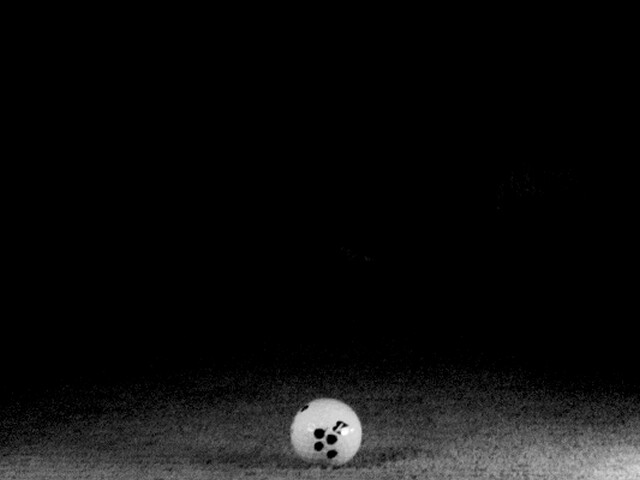
#> input picture BallSnapshotTest/BallTest1.jpg, 640 x 480 px
$ python test_smart_detection.py
#> lines starting #> are read from the running program, lines starting #| are printed output that depends on the picture; after the words box and inside, x2 and y2 are one past the last pixel; in counts of white or black regions, pixels touching at a corner belong together
#!/usr/bin/env python3
"""Test SMART ball detection with brightness filtering on the current snapshot"""

import cv2
import numpy as np

# Load the snapshot image
img_path = "BallSnapshotTest/BallTest1.jpg"
frame = cv2.imread(img_path)
#> frame is the input picture: shape (480, 640, 3); min 0, max 255, mean 13

if frame is None:
    print(f"❌ Could not load image: {img_path}")
    exit(1)

print(f"📸 Testing SMART detection on: {img_path}")
print(f"   Image size: {frame.shape[1]}x{frame.shape[0]}")
#|    Image size: 640x480

# Convert to grayscale
gray = cv2.cvtColor(frame, cv2.COLOR_BGR2GRAY)

# CLAHE preprocessing
clahe = cv2.createCLAHE(clipLimit=6.0, tileGridSize=(6, 6))
enhanced_gray = clahe.apply(gray)
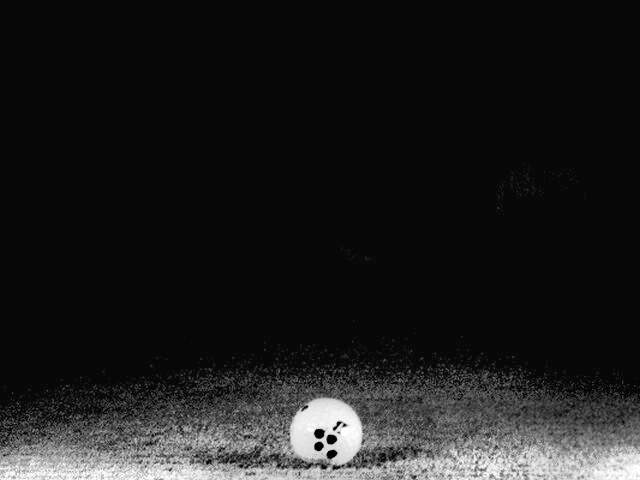
#> enhanced_gray: shape (480, 640); min 2, max 255, mean 28.5

# Brightness detection
_, bright_mask = cv2.threshold(enhanced_gray, 50, 255, cv2.THRESH_BINARY)
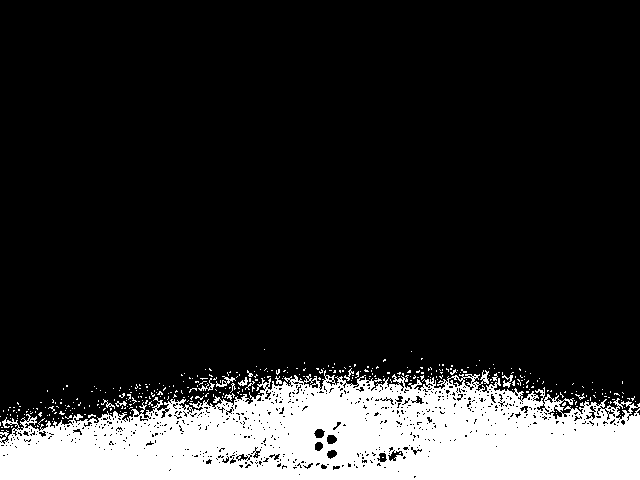
#> bright_mask: shape (480, 640); 16.4% white; 373 white regions (360 under 20 px), largest, box (x1, y1, x2, y2) and area: (0, 370, 640, 480) 48697, (216, 376, 236, 387) 77, (502, 375, 513, 388) 64

# Clean up noise
kernel = cv2.getStructuringElement(cv2.MORPH_ELLIPSE, (5, 5))
bright_mask = cv2.morphologyEx(bright_mask, cv2.MORPH_OPEN, kernel)
#> bright_mask: shape (480, 640); 13.9% white; 15 white regions (6 under 20 px), largest, box (x1, y1, x2, y2) and area: (0, 384, 640, 480) 42419, (581, 405, 591, 418) 66, (545, 400, 555, 408) 52
bright_mask = cv2.morphologyEx(bright_mask, cv2.MORPH_CLOSE, kernel)
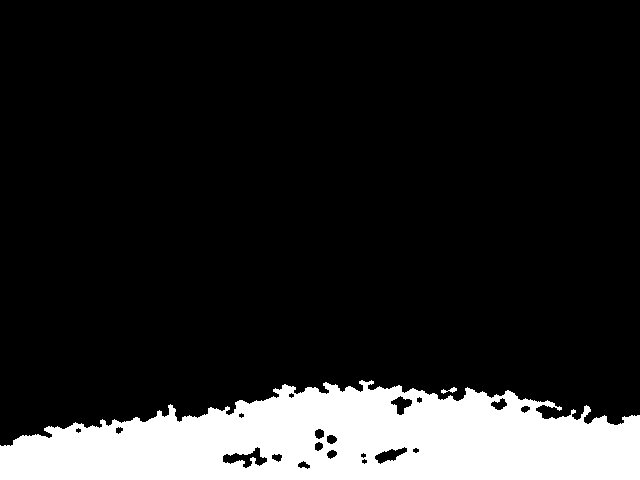
#> bright_mask: shape (480, 640); 14.6% white; 2 white regions, box (x1, y1, x2, y2) and area: (0, 380, 640, 480) 44825, (441, 387, 457, 394) 49

# Edge detection
edges = cv2.Canny(enhanced_gray, 50, 150)
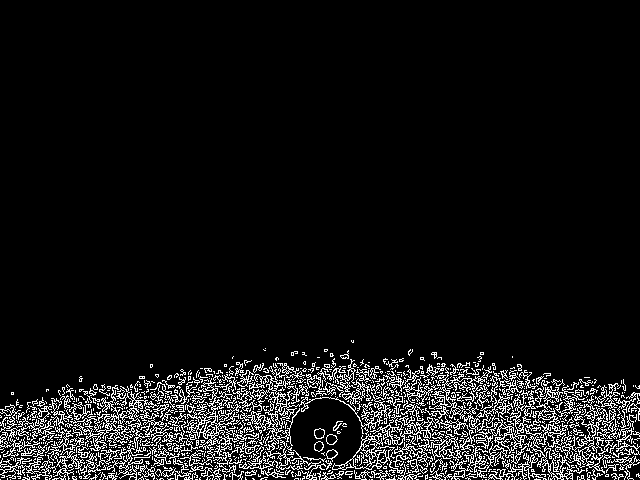
#> edges: shape (480, 640); 7.9% white in thin lines or dots, all inside (x1, y1, x2, y2) = (0, 340, 640, 480)

# Combine
combined = cv2.bitwise_or(bright_mask, edges)
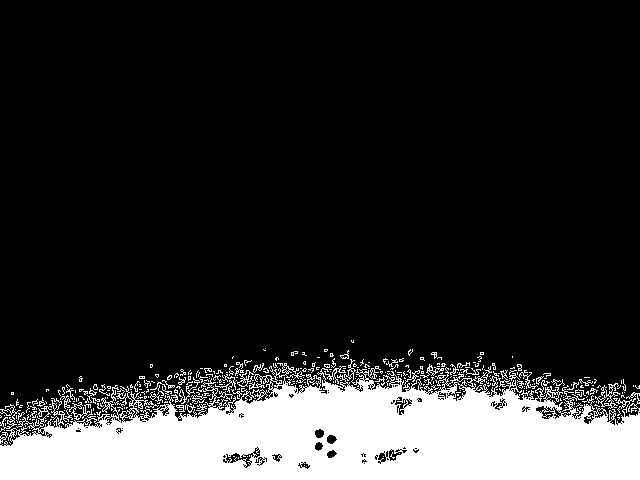
#> combined: shape (480, 640); 17.4% white; 326 white regions (271 under 20 px), largest, box (x1, y1, x2, y2) and area: (0, 359, 640, 480) 49585, (595, 383, 620, 409) 156, (0, 404, 21, 432) 146
blurred = cv2.GaussianBlur(combined, (9, 9), 2)
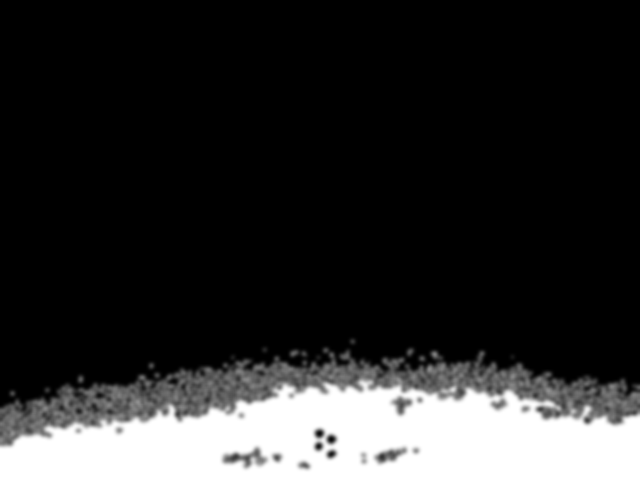
#> blurred: shape (480, 640); min 0, max 255, mean 44.3

print(f"\n🔍 Running HoughCircles detection...")

# Ultra-sensitive circle detection
param2_values = [10, 8, 12, 15, 7, 6, 5]
circles_found = None

for param2 in param2_values:
    circles = cv2.HoughCircles(
        blurred,
        cv2.HOUGH_GRADIENT,
        dp=1,
        minDist=50,
        param1=20,
        param2=param2,
        minRadius=10,
        maxRadius=250
    )

    if circles is not None:
        circles_found = circles
        print(f"   ✅ Found {len(circles[0])} raw circles with param2={param2}")
        break
#> this loop made 1 pass
#|    ✅ Found 64 raw circles with param2=10

if circles_found is not None:
    circles_found = np.uint16(np.around(circles_found))
#> circles_found = 64 rows, first 8: [184, 208, 203], [100, 198, 222], [108, 248, 171], [230, 250, 152], [158, 254, 168], [306, 452, 101], [382, 182, 204], [482, 478, 118]

    # Remove concentric circles
    filtered_circles = []
    used_centers = set()

    for circle in circles_found[0]:
        x, y, r = int(circle[0]), int(circle[1]), int(circle[2])

        is_duplicate = False
        for (cx, cy) in used_centers:
            if abs(x - cx) < 10 and abs(y - cy) < 10:
                is_duplicate = True
                break

        if not is_duplicate:
            filtered_circles.append(circle)
            used_centers.add((x, y))
#> this loop made 64 passes
#> (x, y, r) on passes 1 to 12: (184, 208, 203), (100, 198, 222), (108, 248, 171), (230, 250, 152), (158, 254, 168), (306, 452, 101), (382, 182, 204), (482, 478, 118), (226, 460, 92), (524, 244, 154), (264, 202, 212), (366, 234, 156)
#> after the loop, filtered_circles = 64 items, first 6: [184, 208, 203], [100, 198, 222], [108, 248, 171], [230, 250, 152], [158, 254, 168], [306, 452, 101]; used_centers = 64 items

    print(f"   After removing duplicates: {len(filtered_circles)} unique circles")
#|    After removing duplicates: 64 unique circles

    # === SMART FILTERING with brightness check ===
    print(f"\n🎯 Applying SMART filtering...")
    best_circle = None
    best_score = 0
    valid_circles = []

    for circle in filtered_circles:
        x, y, r = int(circle[0]), int(circle[1]), int(circle[2])

        # Validate bounds
        if x - r < 0 or x + r >= gray.shape[1]:
            continue
        if y - r < 0 or y + r >= gray.shape[0]:
            continue

        # Ball size filtering
        if r < 20 or r > 100:
            continue

        # Extract ball region
        y1 = max(0, y - r)
        y2 = min(gray.shape[0], y + r)
        x1 = max(0, x - r)
        x2 = min(gray.shape[1], x + r)

        region = gray[y1:y2, x1:x2]

        if region.size == 0:
            continue

        # BRIGHTNESS FILTERING
        region_brightness = region.mean()

        # Reject dark circles (noise)
        if region_brightness < 40:
            continue

        # Calculate score
        score = 0

        # Brightness score (most important)
        score += region_brightness * 2.0

        # Position score (bottom of frame preferred)
        position_score = (y / gray.shape[0]) * 50
        score += position_score

        # Size score (ideal 30-60px)
        if 30 <= r <= 60:
            score += 30

        valid_circles.append((x, y, r, region_brightness, score))

        if score > best_score:
            best_score = score
            best_circle = circle
#> after the loop, best_score = 201.8; valid_circles = [(368, 400, 64, 54.57, 150.8), (284, 404, 56, 53.12, 178.3), (534, 422, 43, 63.94, 201.8), (420, 414, 55, 47.76, 168.6)]

    print(f"   After brightness filtering (>40): {len(valid_circles)} valid circles")
#|    After brightness filtering (>40): 4 valid circles

    if valid_circles:
        print(f"\n✨ Valid circles (sorted by score):")
        valid_circles.sort(key=lambda c: c[4], reverse=True)
        for i, (x, y, r, brightness, score) in enumerate(valid_circles[:5]):
            marker = "🏆 BEST" if i == 0 else f"   #{i+1}"
            print(f"{marker}: x={x}, y={y}, r={r}px, brightness={brightness:.1f}, score={score:.1f}")
#> this loop made 4 passes
#> (x, y, r, brightness, score, marker) on passes 1 to 4: (534, 422, 43, 63.94, 201.8, '🏆 BEST'), (284, 404, 56, 53.12, 178.3, '   #2'), (420, 414, 55, 47.76, 168.6, '   #3'), (368, 400, 64, 54.57, 150.8, '   #4')
#| 🏆 BEST: x=534, y=422, r=43px, brightness=63.9, score=201.8
#|    #2: x=284, y=404, r=56px, brightness=53.1, score=178.3
#|    #3: x=420, y=414, r=55px, brightness=47.8, score=168.6
#|    #4: x=368, y=400, r=64px, brightness=54.6, score=150.8

        # Draw all valid circles
        for i, (x, y, r, brightness, score) in enumerate(valid_circles):
            color = (0, 255, 0) if i == 0 else (0, 255, 255)  # Best circle green, others yellow
            cv2.circle(frame, (x, y), r, color, 3)
            cv2.circle(frame, (x, y), 3, color, -1)
            label = f"BALL r={r}" if i == 0 else f"#{i+1} r={r}"
            cv2.putText(frame, label, (x + r + 5, y),
                       cv2.FONT_HERSHEY_SIMPLEX, 0.6, color, 2)
#> this loop made 4 passes
#> (x, y, r, brightness, score, color, label) on passes 1 to 4: (534, 422, 43, 63.94, 201.8, (0, 255, 0), 'BALL r=43'), (284, 404, 56, 53.12, 178.3, (0, 255, 255), '#2 r=56'), (420, 414, 55, 47.76, 168.6, (0, 255, 255), '#3 r=55'), (368, 400, 64, 54.57, 150.8, (0, 255, 255), '#4 r=64')
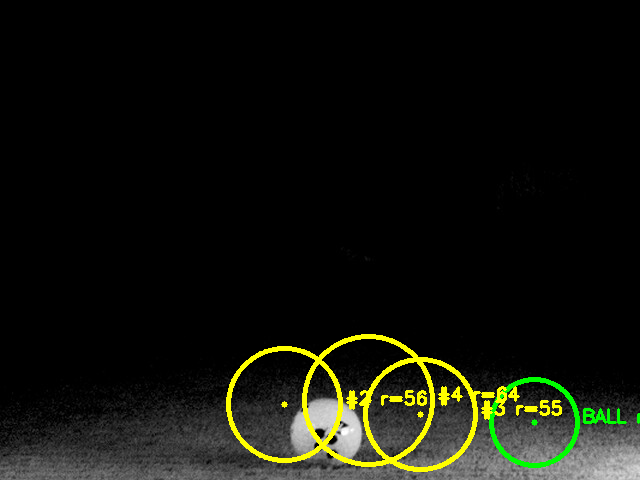
#> frame: shape (480, 640, 3); 2.85% of pixels changed, all inside (x1, y1, x2, y2) = (226, 334, 640, 472)

        # Save result
        output_path = "test_smart_detection_result.jpg"
        cv2.imwrite(output_path, frame)
        print(f"\n✅ Result saved to: {output_path}")

        print(f"\n🎯 FINAL DETECTION STATUS:")
        print(f"   ✅ Ball DETECTED at: x={valid_circles[0][0]}, y={valid_circles[0][1]}, r={valid_circles[0][2]}px")
#|    ✅ Ball DETECTED at: x=534, y=422, r=43px
        print(f"   ✅ Ball brightness: {valid_circles[0][3]:.1f}")
#|    ✅ Ball brightness: 63.9
        print(f"   ✅ Detection score: {valid_circles[0][4]:.1f}")
#|    ✅ Detection score: 201.8
        print(f"   ✅ Ball will lock GREEN in ~5 frames (0.05-0.17 seconds)")
        print(f"   ✅ Ready to capture on ball movement >20px/frame")

    else:
        print(f"\n❌ NO VALID CIRCLES after brightness filtering")
        print(f"   All detected circles were too dark (brightness < 40)")
        print(f"   Need to lower brightness threshold or adjust lighting")

else:
    print(f"\n❌ NO CIRCLES DETECTED by HoughCircles")
    print(f"   Need to adjust HoughCircles parameters")

$ run again, with BallSnapshotTest/capture_clahe2.jpg copied over BallSnapshotTest/BallTest1.jpg
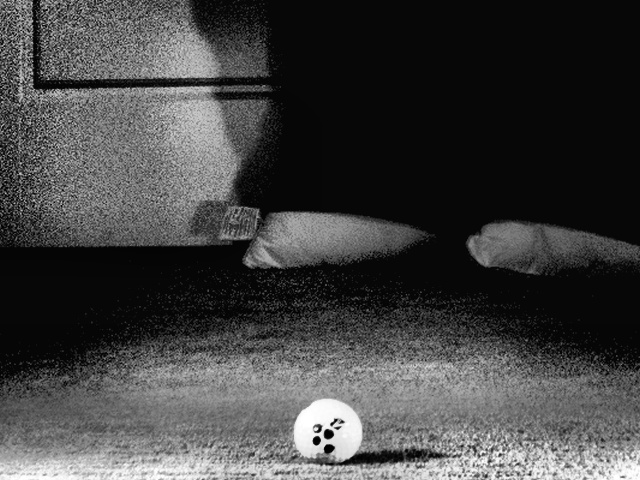
#> input picture BallSnapshotTest/capture_clahe2.jpg, 640 x 480 px
#> frame is the input picture: shape (480, 640, 3); min 0, max 255, mean 65.8
#|    Image size: 640x480
#> `_, bright_mask = cv2.threshold(enhanced_gray, 50, 255, cv2.THRESH_BINA..`:
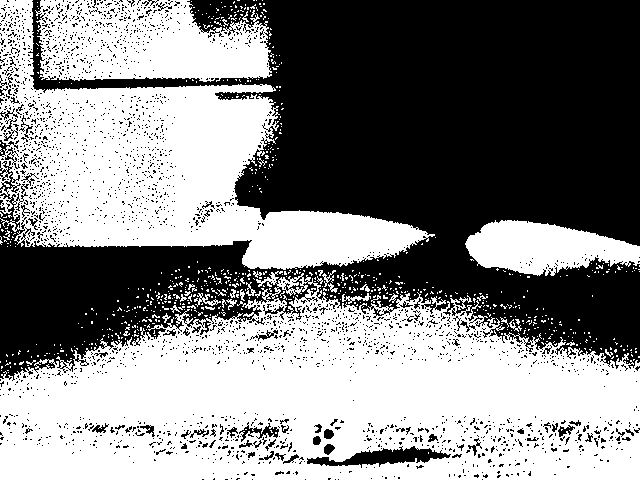
#> bright_mask: shape (480, 640); 52.4% white; 2672 black regions (2598 under 20 px), largest, box (x1, y1, x2, y2) and area: (0, 0, 640, 381) 134547, (307, 446, 451, 468) 1383, (239, 422, 279, 442) 263
#> edges: shape (480, 640); 23% white in thin lines or dots
#> combined: shape (480, 640); 52.9% white; 252 black regions (204 under 20 px), largest, box (x1, y1, x2, y2) and area: (0, 0, 640, 384) 138034, (343, 446, 446, 468) 1117, (0, 11, 25, 106) 953
#> the loop `for param2 in param2_values:` made 1 pass
#|    ✅ Found 94 raw circles with param2=10
#> circles_found = 94 rows, first 8: [162, 170, 158], [150, 112, 134], [68, 156, 200], [204, 124, 194], [134, 212, 126], [464, 132, 196], [270, 480, 212], [318, 432, 166]
#> the loop `for circle in circles_found[0]:` made 94 passes
#> after the loop `for circle in circles_found[0]:`: filtered_circles = 94 items, first 6: [162, 170, 158], [150, 112, 134], [68, 156, 200], [204, 124, 194], [134, 212, 126], [464, 132, 196]; used_centers = 94 items
#|    After removing duplicates: 94 unique circles
#> the loop `for circle in filtered_circles:` made 94 passes
#> (x, y, r, y1, y2, x1, x2, region_brightness) on pass 16: (320, 368, 95, 273, 463, 225, 415, 98.2)
#|    After brightness filtering (>40): 18 valid circles
#> the loop `for i, (x, y, r, brightness, score) in enumerate(valid_circles[:5]):` made 5 passes
#> (x, y, r, brightness, score) on passes 1 to 5: (78, 412, 66, 105.3, 253.4), (320, 368, 95, 98.2, 234.7), (50, 98, 49, 93.72, 227.6), (538, 374, 58, 79.03, 227), (296, 264, 55, 64.19, 185.9)
#> (printed output is left out)
#> the loop `for i, (x, y, r, brightness, score) in enumerate(valid_circles):` made 18 passes
#> (x, y, r, brightness, score) on passes 1 to 8: (78, 412, 66, 105.3, 253.4), (320, 368, 95, 98.2, 234.7), (50, 98, 49, 93.72, 227.6), (538, 374, 58, 79.03, 227), (296, 264, 55, 64.19, 185.9), (126, 372, 62, 73.27, 185.3), (206, 352, 85, 74.27, 185.2), (40, 42, 29, 89.82, 184)
#> after the loop `for i, (x, y, r, brightness, score) in enumerate(valid_circles):`:
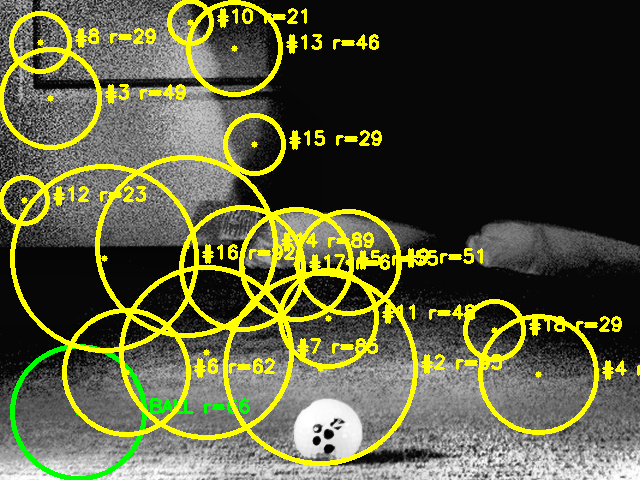
#> frame: shape (480, 640, 3); 12.62% of pixels changed, all inside (x1, y1, x2, y2) = (0, 0, 640, 480)
#|    ✅ Ball DETECTED at: x=78, y=412, r=66px
#|    ✅ Ball brightness: 105.3
#|    ✅ Detection score: 253.4

$ run again, with BallSnapshotTest/capture_first_frame.jpg copied over BallSnapshotTest/BallTest1.jpg
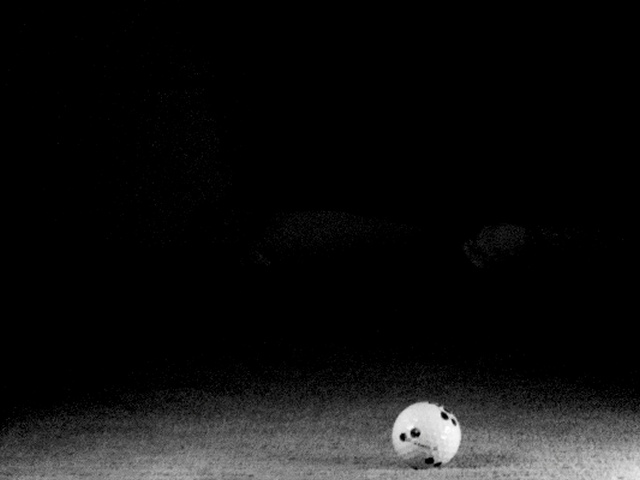
#> input picture BallSnapshotTest/capture_first_frame.jpg, 640 x 480 px
#> frame is the input picture: shape (480, 640, 3); mean B, G, R 16.8, 16.8, 16.8
#|    Image size: 640x480
#> `_, bright_mask = cv2.threshold(enhanced_gray, 50, 255, cv2.THRESH_BINA..`:
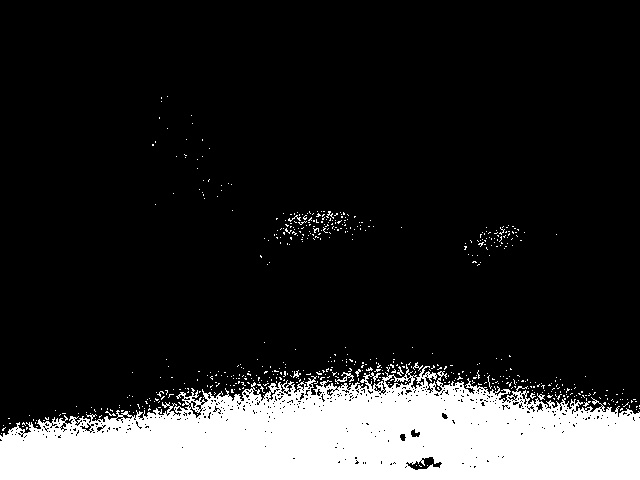
#> bright_mask: shape (480, 640); 16.7% white; 584 white regions (575 under 20 px), largest, box (x1, y1, x2, y2) and area: (0, 364, 640, 480) 49578, (335, 372, 354, 384) 71, (413, 362, 423, 371) 28
#> edges: shape (480, 640); 8.8% white in thin lines or dots, all inside (x1, y1, x2, y2) = (0, 65, 640, 480)
#> combined: shape (480, 640); 18.5% white; 504 white regions (426 under 20 px), largest, box (x1, y1, x2, y2) and area: (0, 362, 640, 480) 50642, (279, 212, 312, 251) 284, (289, 208, 342, 232) 242
#> the loop `for param2 in param2_values:` made 1 pass
#|    ✅ Found 91 raw circles with param2=10
#> circles_found = 91 rows, first 8: [400, 156, 227], [184, 276, 134], [322, 300, 92], [28, 246, 184], [238, 266, 139], [100, 270, 154], [356, 180, 204], [76, 188, 244]
#> the loop `for circle in circles_found[0]:` made 91 passes
#> after the loop `for circle in circles_found[0]:`: filtered_circles = 91 items, first 6: [400, 156, 227], [184, 276, 134], [322, 300, 92], [28, 246, 184], [238, 266, 139], [100, 270, 154]; used_centers = 91 items
#|    After removing duplicates: 91 unique circles
#> the loop `for circle in filtered_circles:` made 91 passes
#> (x, y, r, y1, y2, x1, x2, region_brightness) on pass 42: (468, 418, 56, 362, 474, 412, 524, 86.72)
#> after the loop `for circle in filtered_circles:`: best_score = 247; valid_circles = [(468, 418, 56, 86.72, 247), (204, 412, 43, 47.05, 167), (368, 402, 49, 57.51, 186.9), (152, 428, 47, 61.77, 198.1), (98, 440, 35, 65.19, 206.2)]
#|    After brightness filtering (>40): 5 valid circles
#> the loop `for i, (x, y, r, brightness, score) in enumerate(valid_circles[:5]):` made 5 passes
#> (x, y, r, brightness, score, marker) on passes 1 to 5: (468, 418, 56, 86.72, 247, '🏆 BEST'), (98, 440, 35, 65.19, 206.2, '   #2'), (152, 428, 47, 61.77, 198.1, '   #3'), (368, 402, 49, 57.51, 186.9, '   #4'), (204, 412, 43, 47.05, 167, '   #5')
#> (printed output is left out)
#> the loop `for i, (x, y, r, brightness, score) in enumerate(valid_circles):` made 5 passes
#> (x, y, r, brightness, score, color, label) on passes 1 to 5: (468, 418, 56, 86.72, 247, (0, 255, 0), 'BALL r=56'), (98, 440, 35, 65.19, 206.2, (0, 255, 255), '#2 r=35'), (152, 428, 47, 61.77, 198.1, (0, 255, 255), '#3 r=47'), (368, 402, 49, 57.51, 186.9, (0, 255, 255), '#4 r=49'), (204, 412, 43, 47.05, 167, (0, 255, 255), '#5 r=43')
#> after the loop `for i, (x, y, r, brightness, score) in enumerate(valid_circles):`:
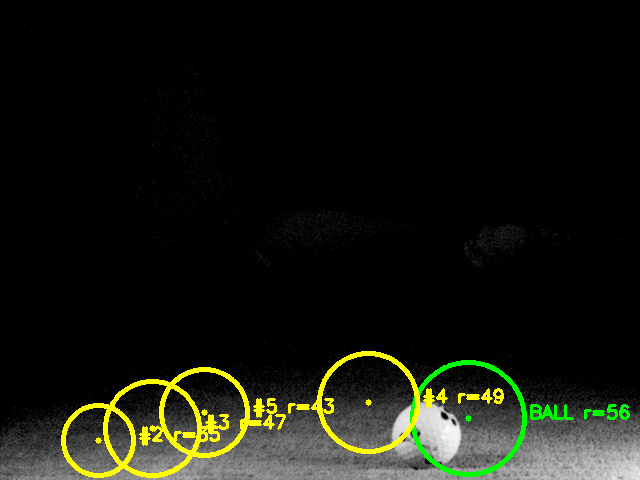
#> frame: shape (480, 640, 3); 3.21% of pixels changed, all inside (x1, y1, x2, y2) = (61, 351, 630, 478)
#|    ✅ Ball DETECTED at: x=468, y=418, r=56px
#|    ✅ Ball brightness: 86.7
#|    ✅ Detection score: 247.0
